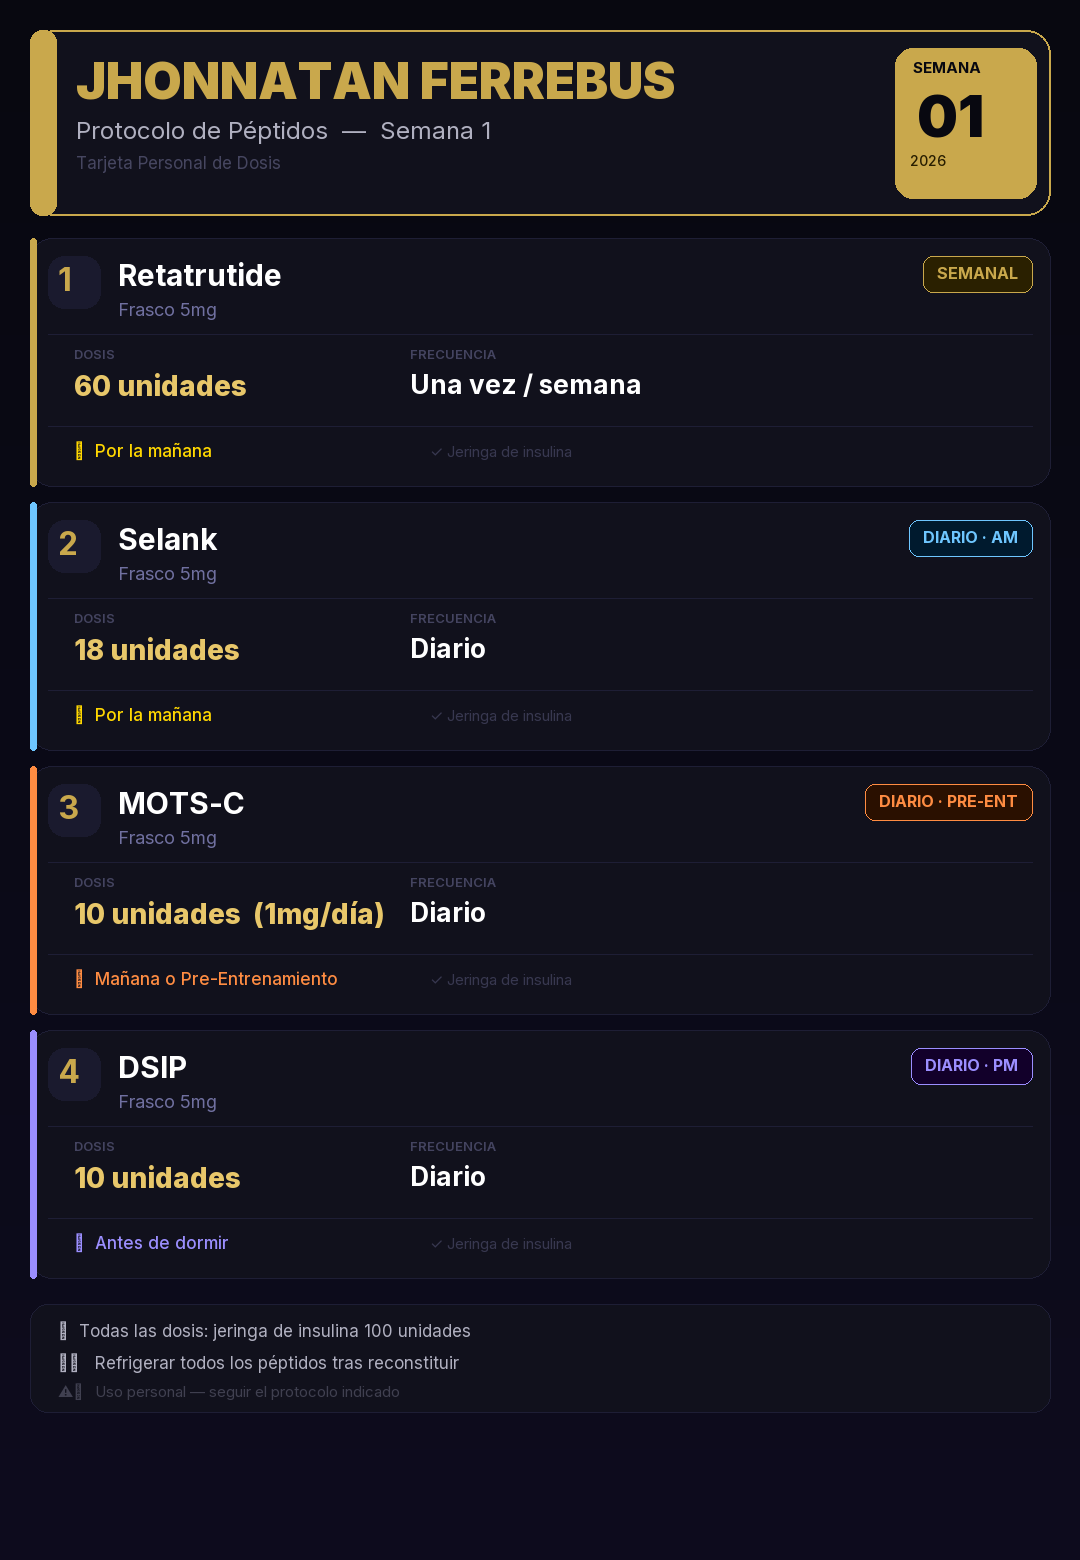

The Python source for this figure:
from PIL import Image, ImageDraw, ImageFont
import os

W, H = 1080, 1560
img = Image.new("RGB", (W, H), color=(8, 8, 16))
draw = ImageDraw.Draw(img)

# Colors
GOLD = (201, 168, 76)
GOLD_L = (232, 199, 106)
WHITE = (255, 255, 255)
GRAY = (176, 176, 192)
CARD_BG = (17, 17, 28)
ACCENT_BG = (26, 26, 46)
DIVIDER = (30, 30, 53)
DIM = (68, 68, 96)

def px(path, size): return ImageFont.truetype(path, size)

F = "/app/fonts/"
f_black  = F+"Inter-Black.ttf"
f_xbold  = F+"Inter-ExtraBold.ttf"
f_bold   = F+"Inter-Bold.ttf"
f_semi   = F+"Inter-SemiBold.ttf"
f_med    = F+"Inter-Medium.ttf"
f_reg    = F+"Inter-Regular.ttf"

# Gradient background
for row in range(H):
    t = row / H
    r = int(8 + t*6)
    g = int(8 + t*4)
    b = int(16 + t*14)
    draw.line([(0, row), (W, row)], fill=(r, g, b))

def rrect(xy, r, fill, outline=None, ow=0):
    draw.rounded_rectangle(xy, radius=r, fill=fill, outline=outline, width=ow)

def text_c(txt, x, y, font, fill, center_in=None):
    """Draw text, optionally centered in a width"""
    if center_in:
        bbox = draw.textbbox((0,0), txt, font=font)
        tw = bbox[2] - bbox[0]
        x = x + (center_in - tw) // 2
    draw.text((x, y), txt, font=font, fill=fill)

# ── HEADER ──────────────────────────────────────────────
rrect([30, 30, W-30, 215], 24, CARD_BG, outline=GOLD, ow=2)
# Gold left bar
rrect([30, 30, 56, 215], 12, GOLD)

# Name
draw.text((76, 50), "JHONNATAN FERREBUS", font=px(f_black, 50), fill=GOLD)
draw.text((76, 115), "Protocolo de Péptidos  —  Semana 1", font=px(f_reg, 24), fill=GRAY)
draw.text((76, 152), "Tarjeta Personal de Dosis", font=px(f_reg, 17), fill=(70, 70, 96))

# Week badge
rrect([W-185, 48, W-44, 198], 18, GOLD)
draw.text((W-167, 58), "SEMANA", font=px(f_bold, 15), fill=(8,8,16))
draw.text((W-163, 80), "01", font=px(f_black, 58), fill=(8,8,16))
draw.text((W-170, 152), "2026", font=px(f_med, 14), fill=(40,30,0))

# ── CARDS ────────────────────────────────────────────────
peptides = [
    dict(name="Retatrutide", vial="Frasco 5mg",  dose="60 unidades",            freq="Una vez / semana",  time="Por la mañana",            t_col=(255,215,0),   tag="SEMANAL",         tag_col=(201,168,76),  tag_bg=(42,32,0)),
    dict(name="Selank",      vial="Frasco 5mg",  dose="18 unidades",            freq="Diario",           time="Por la mañana",            t_col=(255,215,0),   tag="DIARIO · AM",     tag_col=(110,198,255), tag_bg=(0,26,46)),
    dict(name="MOTS-C",      vial="Frasco 5mg",  dose="10 unidades  (1mg/día)", freq="Diario",           time="Mañana o Pre-Entrenamiento",t_col=(255,140,66),  tag="DIARIO · PRE-ENT",tag_col=(255,140,66),  tag_bg=(42,16,0)),
    dict(name="DSIP",        vial="Frasco 5mg",  dose="10 unidades",            freq="Diario",           time="Antes de dormir",          t_col=(155,142,255), tag="DIARIO · PM",     tag_col=(155,142,255), tag_bg=(18,0,42)),
]

card_h = 248
gap = 16
sy = 238

for i, p in enumerate(peptides):
    y = sy + i * (card_h + gap)
    x1, x2 = 30, W-30

    rrect([x1, y, x2, y+card_h], 22, CARD_BG, outline=DIVIDER, ow=1)
    # color stripe
    rrect([x1, y, x1+6, y+card_h], 4, p["tag_col"])

    # number badge
    rrect([x1+18, y+18, x1+70, y+70], 16, ACCENT_BG)
    draw.text((x1+28, y+22), str(i+1), font=px(f_bold, 32), fill=GOLD)

    # name + vial
    draw.text((x1+88, y+18), p["name"], font=px(f_bold, 30), fill=WHITE)
    draw.text((x1+88, y+60), p["vial"], font=px(f_reg, 18), fill=(112,112,160))

    # tag badge
    tag_font = px(f_bold, 16)
    tag_bbox = draw.textbbox((0,0), p["tag"], font=tag_font)
    tw = tag_bbox[2] - tag_bbox[0]
    tx = x2 - tw - 46
    rrect([tx, y+18, tx+tw+28, y+54], 10, p["tag_bg"], outline=p["tag_col"], ow=1)
    draw.text((tx+14, y+25), p["tag"], font=tag_font, fill=p["tag_col"])

    # divider
    draw.line([(x1+18, y+96), (x2-18, y+96)], fill=DIVIDER, width=1)

    # DOSE
    col1 = x1+44
    draw.text((col1, y+108), "DOSIS", font=px(f_semi, 13), fill=DIM)
    draw.text((col1, y+130), p["dose"], font=px(f_xbold, 28), fill=GOLD_L)

    # FRECUENCIA
    col2 = x1+380
    draw.text((col2, y+108), "FRECUENCIA", font=px(f_semi, 13), fill=DIM)
    draw.text((col2, y+130), p["freq"], font=px(f_bold, 26), fill=WHITE)

    # bottom row
    draw.line([(x1+18, y+188), (x2-18, y+188)], fill=DIVIDER, width=1)
    draw.text((col1, y+202), "⏰  " + p["time"], font=px(f_med, 17), fill=p["t_col"])
    draw.text((col2+20, y+204), "✓ Jeringa de insulina", font=px(f_reg, 15), fill=(56,56,80))

# ── FOOTER ───────────────────────────────────────────────
fy = sy + len(peptides)*(card_h+gap) + 10
rrect([30, fy, W-30, fy+108], 18, CARD_BG, outline=DIVIDER, ow=1)
draw.text((58, fy+16), "💉  Todas las dosis: jeringa de insulina 100 unidades", font=px(f_reg, 17), fill=GRAY)
draw.text((58, fy+48), "❄️   Refrigerar todos los péptidos tras reconstituir", font=px(f_reg, 17), fill=GRAY)
draw.text((58, fy+78), "⚠️   Uso personal — seguir el protocolo indicado", font=px(f_reg, 15), fill=(64,64,80))

img.save("/app/peptide_hq.png", quality=98, dpi=(300,300))
print("Done")
